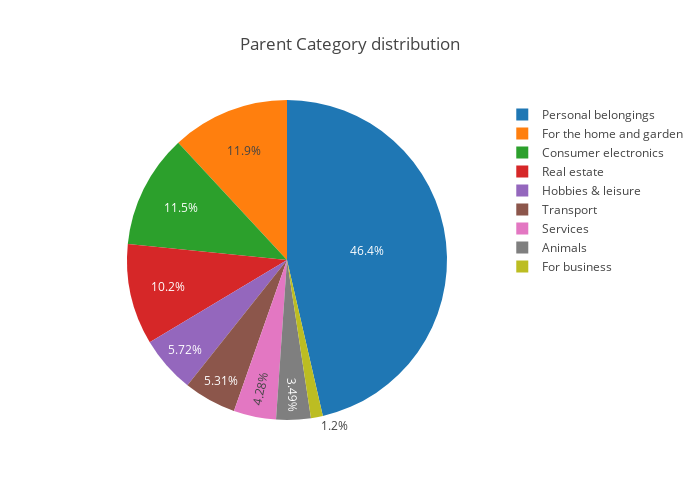

Source (notebook cell):
### Code cell
temp_series = train_df['parent_category_name_en'].value_counts()
labels = (np.array(temp_series.index))
sizes = (np.array((temp_series / temp_series.sum())*100))

trace = go.Pie(labels=labels, values=sizes)
layout = go.Layout(
    title='Parent Category distribution',
    width=700,
    height=500,
)
data = [trace]
fig = go.Figure(data=data, layout=layout)
py.iplot(fig, filename="parentcategory")

### Figure 1 — Plotly figure (JSON) as saved in the notebook; plotly's stock layout.template omitted (floating-point values rounded to 4 significant figures)
{"data": [{"labels": ["Personal belongings", "For the home and garden", "Consumer electronics", "Real estate", "Hobbies & leisure", "Transport", "Services", "Animals", "For business"], "type": "pie", "values": [46.4, 11.89, 11.51, 10.19, 5.721, 5.31, 4.283, 3.49, 1.202]}], "layout": {"height": 500, "title": "Parent Category distribution", "width": 700}}
